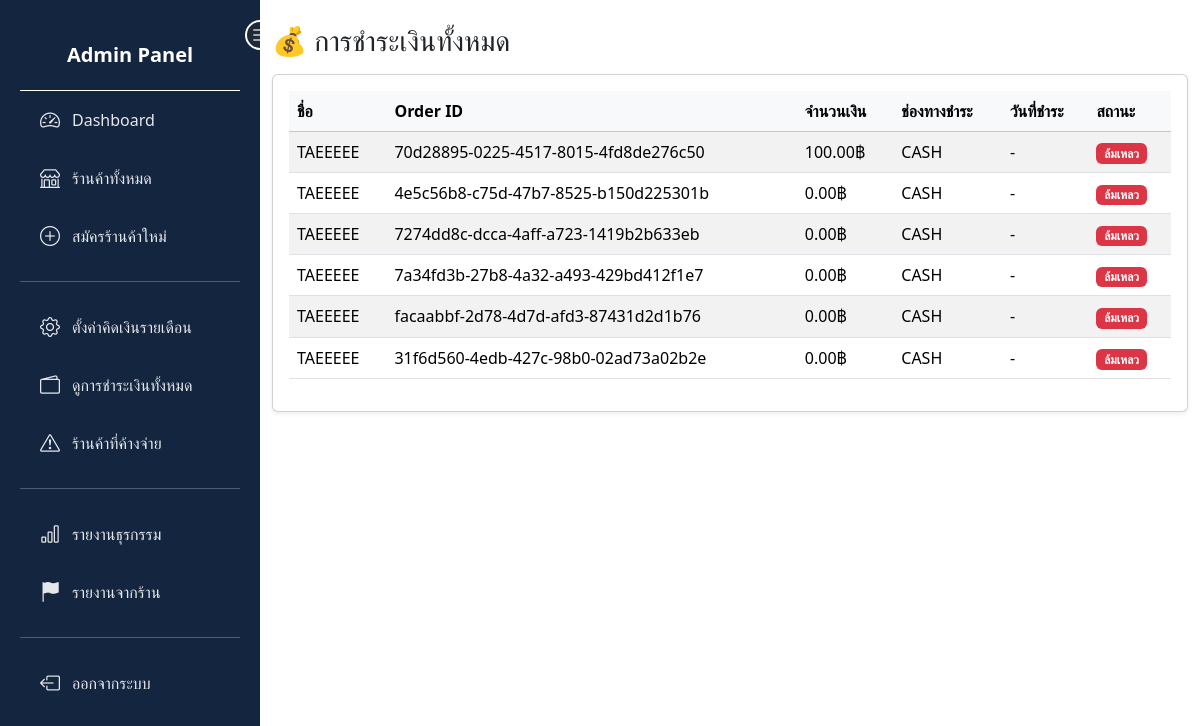
Screenshot of /adminpage/sidebar/sidebar.php?link=payments (signed in) with the database file from the repository.
### tables this page shows
CREATE TABLE `payments` (
  `id` char(36) NOT NULL,
  `order_id` char(36) DEFAULT NULL,
  `amount` decimal(10,2) NOT NULL,
  `method` enum('cash','transfer','promptpay') NOT NULL DEFAULT 'cash',
  `status` enum('pending','confirmed','rejected') NOT NULL DEFAULT 'pending',
  `confirmed_by` char(36) DEFAULT NULL,
  `confirmed_at` datetime DEFAULT NULL,
  `note` varchar(255) DEFAULT NULL,
  `provider` varchar(100) DEFAULT NULL,
  `provider_txn_id` varchar(255) DEFAULT NULL,
  `paid_at` datetime DEFAULT NULL,
  `created_at` timestamp NOT NULL DEFAULT current_timestamp()
);

CREATE TABLE `stores` (
  `id` char(36) NOT NULL,
  `owner_id` char(36) DEFAULT NULL,
  `name` varchar(255) NOT NULL,
  `address` text DEFAULT NULL,
  `description` text DEFAULT NULL,
  `lat` decimal(9,6) DEFAULT NULL,
  `lng` decimal(9,6) DEFAULT NULL,
  `phone` varchar(20) DEFAULT NULL,
  `open_time` time DEFAULT NULL,
  `close_time` time DEFAULT NULL,
  `logo` varchar(255) DEFAULT NULL,
  `cover_image` varchar(255) DEFAULT NULL,
  `delivery_available` tinyint(1) DEFAULT 0,
  `status` enum('pending','active','disabled') DEFAULT 'pending',
  `timezone` varchar(50) DEFAULT 'Asia/Bangkok',
  `created_at` timestamp NOT NULL DEFAULT current_timestamp(),
  `updated_at` timestamp NOT NULL DEFAULT current_timestamp() ON UPDATE current_timestamp(),
  `billing_plan_id` int(11) DEFAULT NULL,
  `billing_start` date DEFAULT NULL,
  `billing_end` date DEFAULT NULL,
  `promptpay_qr` varchar(255) DEFAULT NULL
);

### adminpage/sidebar/billing/payments.php (the view, shortened to what this page needs)
<?php
$sql = "
    SELECT
        pay.id,
        pay.order_id,
        pay.amount,
        pay.provider,
        pay.status,
        pay.paid_at,
        pay.created_at,
        s.name AS store_name
    FROM payments pay
    JOIN orders o ON pay.order_id = o.id
    JOIN stores s ON o.store_id = s.id
    ORDER BY pay.created_at DESC
";
$payments = $pdo->query($sql)->fetchAll(PDO::FETCH_ASSOC);
?>
<!doctype html>
<html lang="th">
<head>
    <link rel="stylesheet" href="/assets/bootstrap/css/bootstrap.min.css">
</head>
<body style="margin-left:260px;">
    <div class="container mt-4">
        <h3 class="mb-3">💰 การชำระเงินทั้งหมด</h3>
        <div class="card shadow-sm">
            <div class="card-body">
                <table class="table table-striped">
                    <thead class="table-light">
                        <tr>
                            <th>ชื่อ</th>
                            <th>Order ID</th>
                            <th>จำนวนเงิน</th>
                            <th>ช่องทางชำระ</th>
                            <th>วันที่ชำระ</th>
                            <th>สถานะ</th>
                        </tr>
                    </thead>
                    <tbody>
                        <?php foreach ($payments as $p): ?>
                            <tr>
                                <td><?= htmlspecialchars($p['store_name']) ?></td>
                                <td><?= htmlspecialchars($p['order_id']) ?></td>
                                <td><?= number_format($p['amount'], 2) ?>฿</td>
                                <td><?= htmlspecialchars(strtoupper($p['provider'])) ?></td>
                                <td>
                                    <?= $p['paid_at'] ? date('d/m/Y H:i', strtotime($p['paid_at'])) : '-' ?>
                                </td>
                                <td>
                                    <?php if ($p['status'] === 'success'): ?>
                                        <span class="badge bg-success">ชำระแล้ว</span>
                                    <?php elseif ($p['status'] === 'pending'): ?>
                                        <span class="badge bg-warning">รอดำเนินการ</span>
                                    <?php else: ?>
                                        <span class="badge bg-danger">ล้มเหลว</span>
                                    <?php endif; ?>
                                </td>
                            </tr>
                        <?php endforeach; ?>
                    </tbody>
                </table>
            </div>
        </div>
    </div>
</body>
</html>

### adminpage/index.php (style rules this page uses)
body { margin-left: 260px; background: #f7f7f7; }

### adminpage/assets/style.php (style rules this page uses)
body { font-family: 'Kanit', sans-serif; }

### rows the page displays
payments: stores.name "TAEEEEE", order "70d28895-0225-4517-8015-4fd8de276c50", amount "100.00", provider "CASH", status "ล้มเหลว"
payments: stores.name "TAEEEEE", order "4e5c56b8-c75d-47b7-8525-b150d225301b", amount "0.00", provider "CASH", status "ล้มเหลว"
payments: stores.name "TAEEEEE", order "7274dd8c-dcca-4aff-a723-1419b2b633eb", amount "0.00", provider "CASH", status "ล้มเหลว"
payments: stores.name "TAEEEEE", order "7a34fd3b-27b8-4a32-a493-429bd412f1e7", amount "0.00", provider "CASH", status "ล้มเหลว"
payments: stores.name "TAEEEEE", order "facaabbf-2d78-4d7d-afd3-87431d2d1b76", amount "0.00", provider "CASH", status "ล้มเหลว"
payments: stores.name "TAEEEEE", order "31f6d560-4edb-427c-98b0-02ad73a02b2e", amount "0.00", provider "CASH", status "ล้มเหลว"
